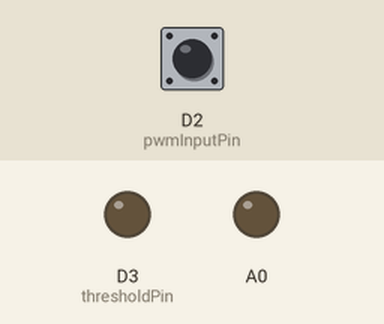
This sketch was run on a simulated Arduino Uno R4 Minima. Shown: output pins drawn as LEDs (lit = HIGH). Dashed ring = blinking. The inputs (shaded band) are chosen by the test bench; at power-on: D2 (pwmInputPin) LOW.

Above: at 1.2 s.
1.3 s: D2 (pwmInputPin) pulsed HIGH 2 times (0.12 s each, 0.3 s apart)
At 1.82 s:
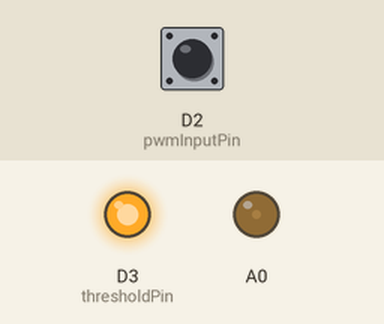
3.4 s: D2 (pwmInputPin) pulsed HIGH 5 times (0.12 s each, 0.3 s apart)
At 4.22 s:
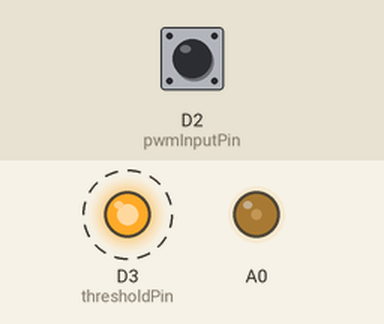
Timing chart, 0 to 6.4 s (numbered marks = the images above; inputs shaded):
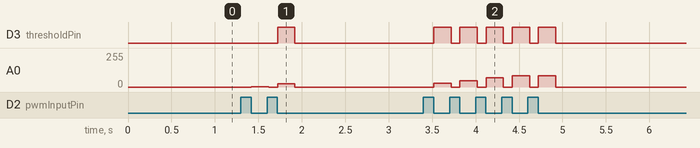

Measured:
- after the input at 1.3 s, D3 (thresholdPin): LOW → HIGH after 0.42 s, → LOW 0.20 s later; A0: 0/255 → 3/255 after 0.12 s, → 0/255 0.20 s later, → 24/255 0.10 s later, → 0/255 0.20 s later
- after the input at 3.4 s, D3 (thresholdPin): alternates HIGH for 0.20 s and LOW for 0.10 s, 10 changes in all, then stays LOW, starting after 0.12 s; A0: 0/255 → 27/255 after 0.12 s, → 0/255 0.20 s later, → 47/255 0.10 s later, → 0/255 0.20 s later, … (10 changes in this stretch)

The sketch:

CARVERA_ESCON_INTERFACEBOARD.ino
```cpp
// Arduino Nano R4 Minima - DFR1036 PWM to Analog Converter Mimic
// Reads 8-bit PWM value (0-255) and outputs 0-5V analog via DAC
// Matches DFR1036 scaling: value/255 * output_range

const int pwmInputPin = 2;     // Pin to read PWM signal - FROM CARVERA
const int dacOutputPin = DAC;  // DAC output on A0 - TO MAXON ESCON 50/5 SPEED INPUT
const int thresholdPin = 3;    // Digital output for threshold detection - TO MAXON ESCON 50/5 ENABLE/DISABLE INPUT

// PWM reading variables
volatile unsigned long pulseStartTime = 0;
volatile unsigned long pulseWidth = 0;
volatile unsigned long pulsePeriod = 0;
volatile bool newPulseAvailable = false;

// Smoothing
const int numReadings = 5;
int readings[numReadings];
int readIndex = 0;
int total = 0;
int average = 0;

// Output mode (like DFR1036)
const float OUTPUT_VOLTAGE_MAX = 5.0;  // Change to 10.0 for 0-10V mode (requires external circuit)
const float THRESHOLD_VOLTAGE = 0.2;   // Voltage threshold to trigger digital output

void setup() {
  // Set DAC resolution to 12-bit
  analogWriteResolution(12);

  // Configure PWM input pin
  pinMode(pwmInputPin, INPUT);

  // Configure threshold output pin
  pinMode(thresholdPin, OUTPUT);
  digitalWrite(thresholdPin, LOW);

  // Attach interrupt to measure PWM
  attachInterrupt(digitalPinToInterrupt(pwmInputPin), pwmRising, RISING);

  // Initialize smoothing array
  for (int i = 0; i < numReadings; i++) {
    readings[i] = 0;
  }

  setDACOutput(0);
}

void loop() {
  static unsigned long lastPulseTime = 0;

  if (newPulseAvailable) {
    noInterrupts();
    unsigned long pw = pulseWidth;
    unsigned long period = pulsePeriod;
    newPulseAvailable = false;
    interrupts();

    // Calculate duty cycle percentage (0-100%)
    if (period > 0) {
      float dutyCycle = ((float)pw / (float)period) * 100.0;
      dutyCycle = constrain(dutyCycle, 0.0, 100.0);

      // Convert duty cycle to 8-bit value (0-255) like DFR1036 expects
      int pwmValue = (int)((dutyCycle / 100.0) * 255.0);
      pwmValue = constrain(pwmValue, 0, 255);

      // Apply smoothing
      total = total - readings[readIndex];
      readings[readIndex] = pwmValue;
      total = total + readings[readIndex];
      readIndex = (readIndex + 1) % numReadings;
      average = total / numReadings;

      // Convert 8-bit value to voltage (DFR1036 scaling)
      float outputVolts = ((float)average / 255.0) * OUTPUT_VOLTAGE_MAX;

      // Convert voltage to 12-bit DAC value
      int dacValue = (int)((outputVolts / 5.0) * 4095.0);
      setDACOutput(dacValue);

      // Set threshold pin based on voltage
      if (outputVolts > THRESHOLD_VOLTAGE) {
        digitalWrite(thresholdPin, HIGH);
      } else {
        digitalWrite(thresholdPin, LOW);
      }

      lastPulseTime = millis();
    }
  }

  // Check for signal timeout (no PWM for 200ms = set to 0V)
  if (millis() - lastPulseTime > 200 && lastPulseTime > 0) {
    setDACOutput(0);
    digitalWrite(thresholdPin, LOW);
    lastPulseTime = 0;
  }
}

// Interrupt service routine - rising edge
void pwmRising() {
  unsigned long now = micros();
  pulsePeriod = now - pulseStartTime;
  pulseStartTime = now;
  attachInterrupt(digitalPinToInterrupt(pwmInputPin), pwmFalling, FALLING);
}

// Interrupt service routine - falling edge
void pwmFalling() {
  pulseWidth = micros() - pulseStartTime;
  newPulseAvailable = true;
  attachInterrupt(digitalPinToInterrupt(pwmInputPin), pwmRising, RISING);
}

/**
 * @brief Set DAC output value (mimics DFR1036)
 * @param value 12-bit DAC value (0-4095)
 */
void setDACOutput(int value) {
  value = constrain(value, 0, 4095);
  analogWrite(DAC, value);
}
```
